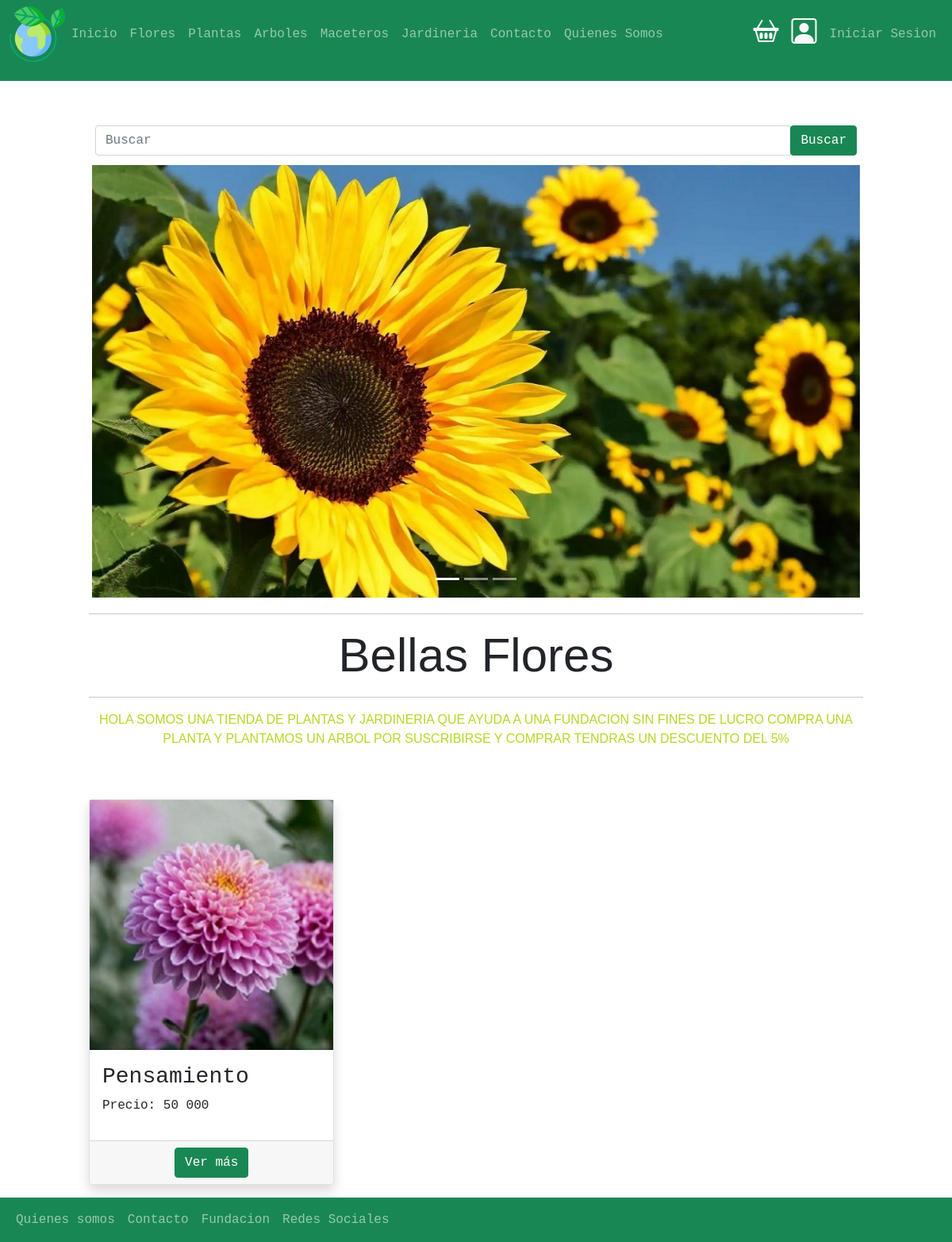
The page / on the database its author committed.
### productos/models.py (models this page shows, shortened)
class Producto(models.Model):
    usuario = models.ForeignKey(User, null=False, blank=False, on_delete=models.PROTECT)
    nombre =  models.CharField(max_length=50)
    imagen = models.ImageField(upload_to="productos",null=False, blank=False)
    descripcion = models.TextField()
    precio = models.IntegerField(default=0,null=False , blank=False)
    slug = models.SlugField(null=False, blank=False , unique=True)
    creacion = models.DateTimeField(auto_now_add=True)
    stock = models.IntegerField(null=False , blank=False, default=0)
    categoria =  models.ForeignKey(Categoria, on_delete=models.PROTECT)

### productos/views.py (the view)
# urls.py: path('',PrductoListaView.as_view(),name="home"),
class PrductoListaView(ListView):
    template_name='home.html'
    queryset = Producto.objects.all().order_by('-id')
    def get_context_data(self, **kwargs):
        context =  super().get_context_data(**kwargs)
        context['productos'] = context['producto_list']
        return context

### templates/home.html (shortened to what this page needs)
{% extends 'base.html' %}
{% load static %}
{% load humanize %}
{% block contenido %}
<section>
    <div class="container">
        <div class="row d-flex justify-content-center p-2">
            <div class="col-sm-6 col-md-12  col-xs-12 mt-5">
                {% include 'productos/snippets/buscador.html' %}
            </div>
        </div>
        <div id="demo" class="carousel slide" data-bs-ride="carousel">
            <div class="carousel-indicators ">
                <button type="button" data-bs-target="#demo" data-bs-slide-to="0" class="active "></button>
                <button type="button" data-bs-target="#demo" data-bs-slide-to="1"></button>
                <button type="button" data-bs-target="#demo" data-bs-slide-to="2"></button>
            </div>
            <div class="carousel-inner p-1">
                <div class="carousel-item active">
                    <img src="{% static 'img/plantas.jpg' %}" alt="Plantas Exterior" class="d-block w-100">
                </div>
            </div>
        </div>
    </div>
</section>
<section>
    <div class="container">
        <div class="row">
            <div>
                <div class="text-center">
                    <hr>
                    <h1 class="titulo">Bellas Flores</h1>
                    <hr>
                    <p class="descripcion colorIndicadores">HOLA SOMOS UNA TIENDA DE PLANTAS Y JARDINERIA
                        QUE AYUDA A UNA FUNDACION SIN FINES DE LUCRO
                        COMPRA UNA PLANTA Y PLANTAMOS UN ARBOL
                        POR SUSCRIBIRSE Y COMPRAR TENDRAS UN DESCUENTO DEL 5%</p>
                </div>
            </div>
        </div>
    </div>
</section>
<section>
    <div class="container mb-3">
        <div class="row">
            {% for p in productos %}
            {% include 'productos/snippets/productos.html' with productos=p %}
            {% endfor %}
        </div>
</section>
{% endblock contenido %}

### productos/templates/productos/snippets/productos.html
{% load humanize %}
<div class=" col-sm-6 col-md-4  col-xs-12 mt-5 ">
    <div class="card  h-100 border shadow">
        {% if p.imagen %}
        <img src="{{ p.imagen.url }}" alt="imagen del producto" class="img-fluid">
        {% endif %}
        <div class="card-body">
            <h3 class="card-title">{{ p.nombre | title }}</h3>
            <p>Precio: {{ p.precio | intcomma}}</p>
        </div>
        <div class="card-footer">
            <div class="d-flex justify-content-center">
                <div class="row">
                    <div class="col-xs-4">
                    </div>
                </div>
                <a href="{% url 'productos:producto' p.slug %}" class="btn btn-success"> Ver más</a>
            </div>
        </div>
    </div>
</div>

### static/css/miestilo.css (style rules this page uses)
.colorIndicadores { color: #B2D925; }
.descripcion { font-family: 'Franklin Gothic Medium', 'Arial Narrow', Arial, sans-serif; font-size: medium; }
.titulo { font-family: 'Franklin Gothic Medium', 'Arial Narrow', Arial, sans-serif; font-size: 5vw; }
body { font-family: monospace; }
.container { width: 100%; max-width: 1000px; margin: auto; }

### rows shown on the page
Producto: imagen (picture), nombre "Pensamiento", precio "50 000"
